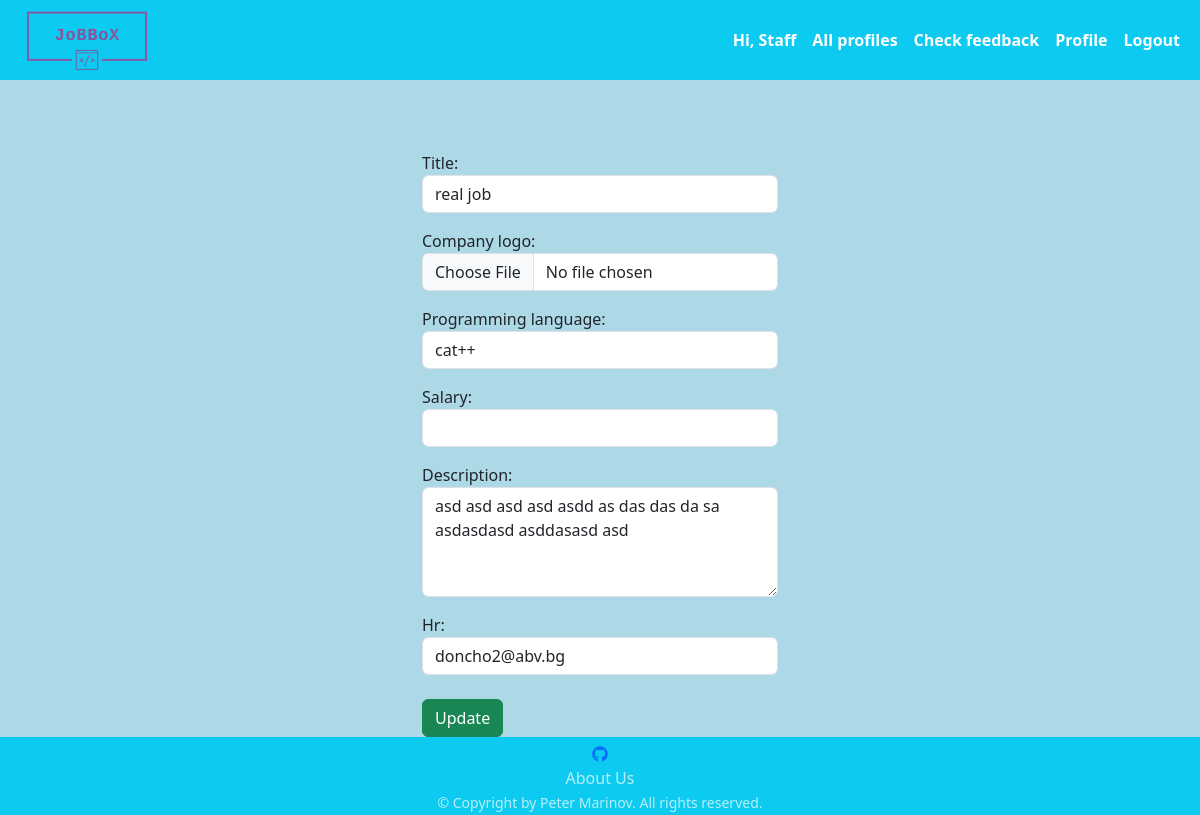
Screenshot of /job/18/edit (signed in) with the database file from the repository.
### jobbox/job/models.py (models this page shows)
class Job(models.Model):
    TITLE_MAX_LEN = 30
    PROGRAMMING_LANGUAGE_MAX_LEN = 15
    SALARY_MIN_VALUE = 0
    SALARY_MAX_VALUE = 150000
    DESCRIPTION_MIN_LEN = 20
    DESCRIPTION_MAX_LEN = 300
    COMPANY_LOG_MAX_SIZE_IN_MB = 1
    title = models.CharField(
        null=False,
        blank=False,
        max_length=TITLE_MAX_LEN
    )
    company_logo = models.ImageField(
        upload_to='companies_logo',
        null=False,
        blank=False,
        validators=(
            FileSizeValidatorInMB(COMPANY_LOG_MAX_SIZE_IN_MB),
        )
    )
    programming_language = models.CharField(
        null=False,
        blank=False,
        max_length=PROGRAMMING_LANGUAGE_MAX_LEN
    )
    salary = models.IntegerField(
        null=True,
        blank=True,
        validators=(
            validators.MinValueValidator(SALARY_MIN_VALUE),
            validators.MaxValueValidator(SALARY_MAX_VALUE),
        )
    )
    description = models.TextField(
        null=False,
        blank=False,
        validators=(
            validators.MinLengthValidator(DESCRIPTION_MIN_LEN),
            validators.MaxLengthValidator(DESCRIPTION_MAX_LEN),
        )
    )
    hr = models.ForeignKey(
        AppUser,
        on_delete=models.CASCADE,
    )

### jobbox/job/views.py (the view, shortened to what this page needs)
# urls.py: path('<int:pk>/edit', EditJobView.as_view(), name='edit_job'),
class EditJobView(auth_mixins.LoginRequiredMixin, OnlyHrAndAdminAndStaffCanEditJobMixin, views.UpdateView):
    template_name = 'job/edit_job.html'
    model = Job
    def get_form_class(self):
        if self.request.current_user.is_superuser or self.request.current_user.is_staff:
            return CreateEditJobFromAdmin
        return EditJobFrom

### jobbox/job/forms.py
class CreateEditJobFromAdmin(CreateJobFrom):
    def __init__(self, *args, **kwargs):
        super().__init__(*args, **kwargs)
        profile_choices = [(user.pk, user) for user in AppUser.objects.all()]
        self.fields['hr'].choices = profile_choices
        self.fields['hr'].widget.attrs['class'] = 'form-control'
    class Meta(CreateJobFrom.Meta):
        widgets = {
            'title': forms.TextInput(attrs={'class': 'form-control'}),
            'company_logo': forms.FileInput(attrs={'class': 'form-control'}),
            'programming_language': forms.TextInput(attrs={'class': 'form-control'}),
            'salary': forms.NumberInput(attrs={'class': 'form-control'}),
            'description': forms.Textarea(attrs={'class': 'form-control', 'rows': 4}),
            }

### jobbox/job/views.py (called while the page is built)
    def dispatch(self, request, *args, **kwargs):
        user = self.request.current_user
        if not user:
            raise PermissionDenied()
        try:
            job = Job.objects.get(pk=kwargs['pk'])
            if job.hr_id == user.pk or user.is_superuser or user.is_staff:
                has_job_created = job
            else:
                has_job_created = None
        except Job.DoesNotExist:
            has_job_created = None
        if hasattr(user, 'profilehr') and has_job_created:
            return super().dispatch(request, *args, **kwargs)
        raise PermissionDenied()

### middawares/middawares.py (called while the page is built)
def set_profile_middleware(get_response):
    def middleware(request, *args, **kwargs):
        if request.user.is_authenticated:
            request.current_user = request.user
        else:
            request.current_user = None
        return get_response(request, *args, **kwargs)
    return middleware

### templates/job/edit_job.html (shortened to what this page needs)
{% extends 'base.html' %}
{% block content %}
    <div class="col-sm-4">
        <form action="{% url 'edit_job' pk=object.pk %}" method="POST" enctype="multipart/form-data">
            <div class="form-group">
                {{ form.as_p }}
                <button class="btn btn-success mt-2">Update</button>
            </div>
        </form>
    </div>
{% endblock %}

### static_files/style/styles.css (style rules this page uses)
html, body { height: 100%; }
form .form-control { margin-bottom: 14px }

### rows the page displays
Job: title "real job", programming_language "cat++", description "asd asd asd asd asdd as das das da sa asdasdasd asddasasd asd", hr "doncho2@abv.bg"
